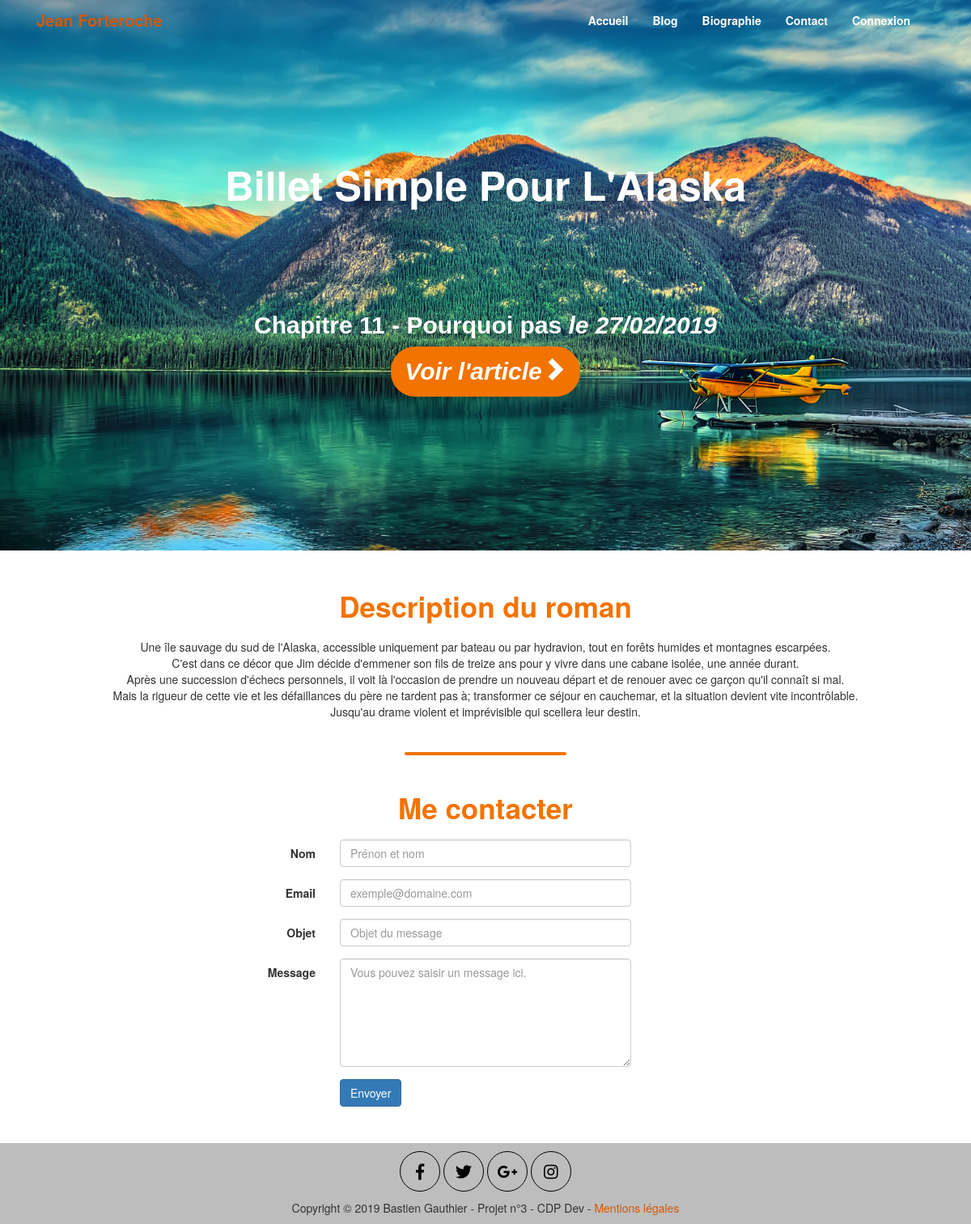
/, run on an earlier commit of the app's database.
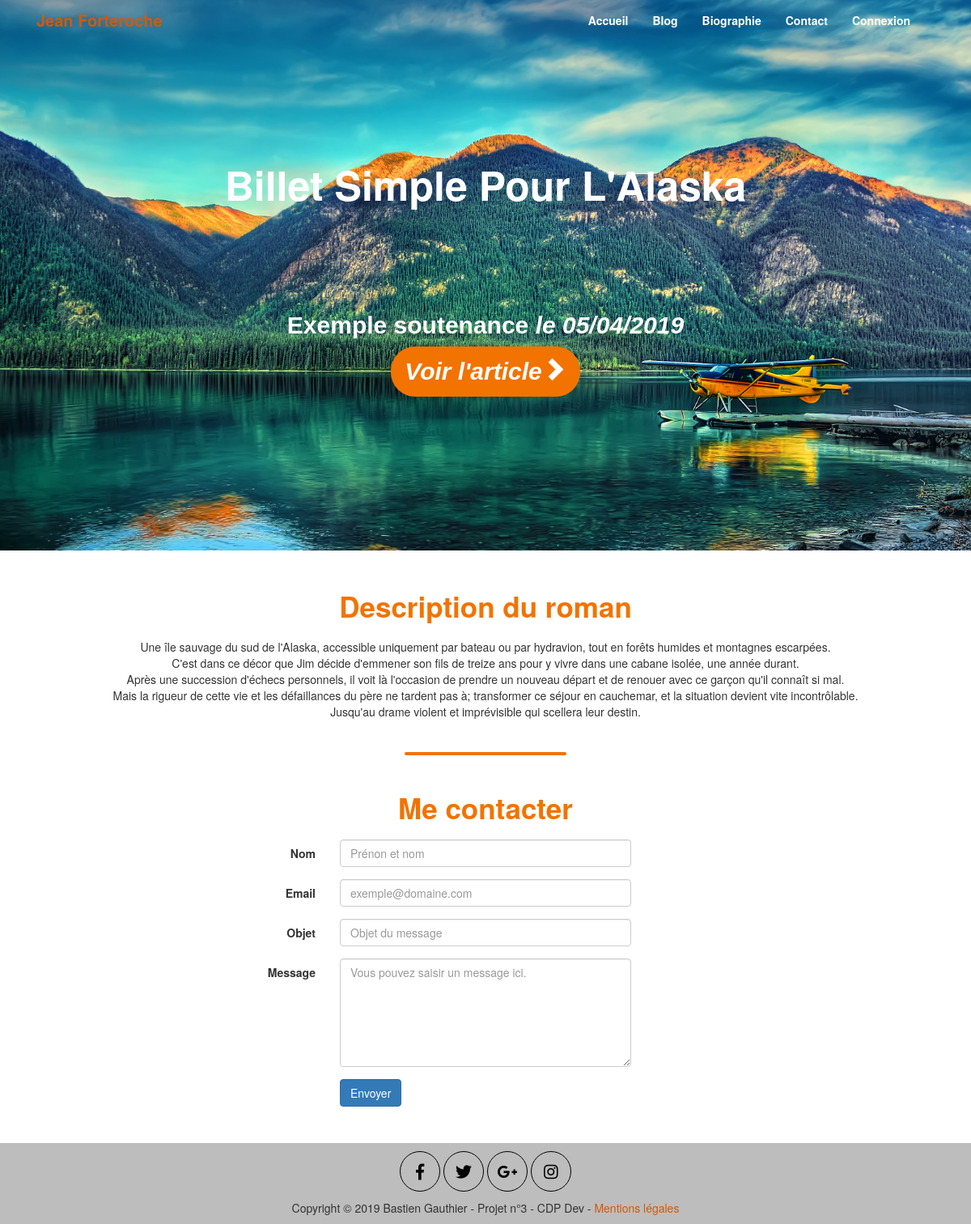
And on a later commit of the database.
### tables this page shows
CREATE TABLE IF NOT EXISTS `billets` (
  `id` int(11) NOT NULL AUTO_INCREMENT,
  `titre` varchar(255) NOT NULL,
  `contenu` text NOT NULL,
  `date_creation` datetime NOT NULL,
  PRIMARY KEY (`id`)
);

### Controleur/controleurAccueil.php (called while the page is built, shortened)
<?php
require_once 'Modele/billet.php';
class ControleurAccueil {
    private $billet;
    private $session;
    public function __construct() {
        $this->billet = new Billet();
        $this->session = new Membre();
    }
    public function accueil() {
        $lastBillet = $this->billet->getLastBillet();
        $session= $this->session->getMenuSession();
        $vue = new Vue("Accueil");
        $vue->generer(array('lastBillet' => $lastBillet, 'getMenuSession' => $session));
    }
}

### index.php (called while the page is built, shortened)
<?php
$routeur = new Routeur();
$routeur->routerRequete();

### Modele/billet.php (called while the page is built, shortened)
<?php
require_once 'Modele/modele.php';
class Billet extends Modele {
    public function getLastBillet() {
        $sql = 'SELECT id, titre, contenu, DATE_FORMAT(date_creation, \'%d/%m/%Y\') AS date_creation_fr FROM billets ORDER BY date_creation DESC LIMIT 0, 1';
        $lastBillet = $this->executerRequete($sql, array());
        return $lastBillet;
    }
}

### Modele/Modele.php (called while the page is built)
<?php
abstract class Modele {
    private $bdd;
    protected function executerRequete($sql, $params = null) {
        if ($params == null) {
            $resultat = $this->getDbConnect()->query($sql);
        }
        else {
            $resultat = $this->getDbConnect()->prepare($sql);
            $resultat->execute($params);
        }
        return $resultat;
    }
    private function getDbConnect() {
        if ($this->bdd == null) {
        $this->bdd = new PDO('mysql:host=localhost;dbname=dbs40755;charset=utf8',
            'root', '', array(PDO::ATTR_ERRMODE => PDO::ERRMODE_EXCEPTION));
        }
        return $this->bdd;
    }
}

### view/vueAccueil.php (the view, shortened to what the rows shown need)
<?php require("view/includes/head.php"); ?>
<body data-spy="scroll" data-target=".navbar">
    <section id="introduction" class="col-xs-12">
        <div class="container">
            <div class="row">
                <h1>Billet Simple Pour L'Alaska</h1>
            </div>
            <div class="row">
                <?php
                while ($donnees = $lastBillet->fetch())
                {
                ?>
                <div id="news" class="container">
                    <h3>
                        <?php echo html_entity_decode($donnees['titre']); ?>
                        <em>le <?php echo $donnees['date_creation_fr']; ?></em>
                    </h3>
                    <p>
                    <em><a href="?action=article&amp;billet=<?php echo $donnees['id']; ?>"  class="btn btn-lg btn-default">Voir l'article<span class="glyphicon glyphicon-chevron-right"></span></a></em>
                    </p>
                </div>
                <?php
                }
                ?>
            </div>
        </div>
    </section>
</body>
</html>

What changed in the data, as far as the page shows it:
no longer on this page (row unchanged): billets: titre "Chapitre 11 - Pourquoi pas", date_creation_fr "27/02/2019"
added billets: titre "Exemple soutenance", date_creation_fr "05/04/2019"
